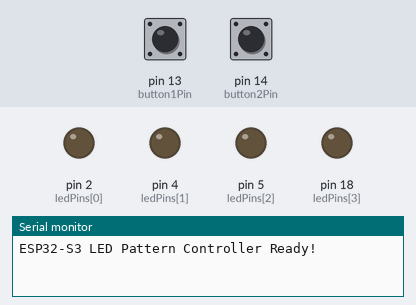
Bench run of a sketch on a simulated Arduino Uno, built with avr-gcc and run on an emulated ATmega328P. On the bench: output pins drawn as LEDs (lit = HIGH), the last lines printed to the serial monitor. Dashed ring = blinking. The test bench sets the inputs (shaded band); at power-on: pin 14 (button2Pin) HIGH, pin 13 (button1Pin) HIGH.

Above: at 1.2 s.
1.3 s: pin 14 (button2Pin) pulled LOW for 0.15 s
At 1.45 s:
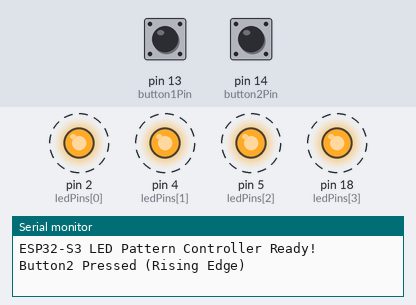
4.3 s: pin 14 (button2Pin) pulled LOW for 1 s
At 5.91 s:
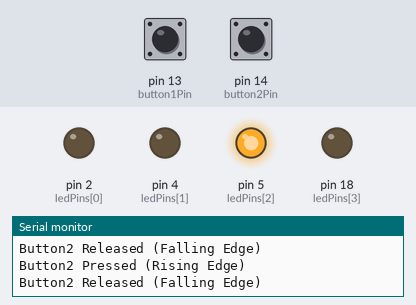
7.8 s: pin 14 (button2Pin) pulled LOW for 3.2 s
At 8.8 s:
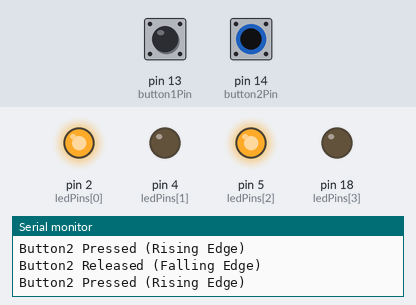
12.5 s: pin 13 (button1Pin) pulled LOW for 0.15 s
At 12.75 s:
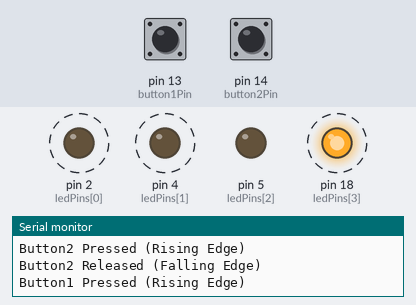
15.5 s: pin 13 (button1Pin) pulled LOW for 1 s
18.5 s: pin 14 (button2Pin) pulled LOW for 1 s
Timing chart, 0 to 23.5 s (numbered marks = the images above; inputs shaded):
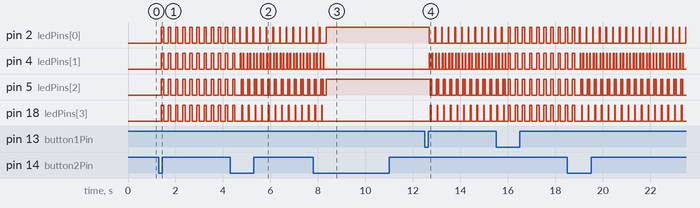

The sketch:

sketch_oct8a.ino
```cpp
//Aydin.SS2

const int ledPins[4] = {2, 4, 5, 18};
const int button1Pin = 13;
const int button2Pin = 14;

int currentPattern = 0;
bool button1State = HIGH;
bool button2State = HIGH;
bool lastButton1State = HIGH;
bool lastButton2State = HIGH;
unsigned long lastDebounceTime1 = 0;
unsigned long lastDebounceTime2 = 0;
const unsigned long debounceDelay = 50;

void displayPattern(int pattern);

void setup() {
  Serial.begin(115200);

  for (int i = 0; i < 4; i++) {
    pinMode(ledPins[i], OUTPUT);
    digitalWrite(ledPins[i], LOW);
  }

  pinMode(button1Pin, INPUT_PULLUP);
  pinMode(button2Pin, INPUT_PULLUP);

  Serial.println("ESP32-S3 LED Pattern Controller Ready!");
}

void loop() {
  bool reading1 = digitalRead(button1Pin);
  bool reading2 = digitalRead(button2Pin);

  if (reading1 != lastButton1State) {
    lastDebounceTime1 = millis();
  }
  if ((millis() - lastDebounceTime1) > debounceDelay) {
    if (reading1 != button1State) {
      button1State = reading1;

      if (button1State == LOW) {
        Serial.println("Button1 Pressed (Rising Edge)");
        currentPattern = (currentPattern + 1) % 6;
      } else {
        Serial.println("Button1 Released (Falling Edge)");
      }
    }
  }

    if (reading2 != lastButton2State) {
    lastDebounceTime2 = millis();
  }
  if ((millis() - lastDebounceTime2) > debounceDelay) {
    if (reading2 != button2State) {
      button2State = reading2;

      if (button2State == LOW) {
        Serial.println("Button2 Pressed (Rising Edge)");
        currentPattern = (currentPattern + 5) % 6; // Previous pattern
      } else {
        Serial.println("Button2 Released (Falling Edge)");
      }
    }
  }

  if (button1State == LOW && button2State == LOW) {
    currentPattern = 5;
  }

  displayPattern(currentPattern);

  lastButton1State = reading1;
  lastButton2State = reading2;

  delay(100);
}

void displayPattern(int pattern) {
  switch (pattern) {
    case 0:
      for (int i = 0; i < 4; i++) digitalWrite(ledPins[i], LOW);
      break;

    case 1:
      for (int i = 0; i < 4; i++) digitalWrite(ledPins[i], HIGH);
      break;

    case 2:
      for (int i = 0; i < 4; i++) {
        digitalWrite(ledPins[i], HIGH);
        delay(50);
        digitalWrite(ledPins[i], LOW);
      }
      break;

    case 3:
      digitalWrite(ledPins[0], HIGH);
      digitalWrite(ledPins[1], LOW);
      digitalWrite(ledPins[2], HIGH);
      digitalWrite(ledPins[3], LOW);
      break;

    case 4:
      for (int i = 0; i < 4; i++) {
        digitalWrite(ledPins[i], HIGH);
        delay(30);
        digitalWrite(ledPins[i], LOW);
      }
      for (int i = 2; i > 0; i--) {
        digitalWrite(ledPins[i], HIGH);
        delay(30);
        digitalWrite(ledPins[i], LOW);
      }
      break;

    case 5:
      for (int i = 0; i < 4; i++) digitalWrite(ledPins[i], HIGH);
      delay(100);
      for (int i = 0; i < 4; i++) digitalWrite(ledPins[i], LOW);
      delay(100);
      break;
  }
}
```

Measured:
- after the input at 1.3 s, pin 2 (ledPins[0]), pin 4 (ledPins[1]), pin 5 (ledPins[2]), pin 18 (ledPins[3]): alternates HIGH for 0.10 s and LOW for 0.20 s, starting after 0.10 s
- after the input at 7.8 s, pin 2 (ledPins[0]): goes on until 8.3 s, then stays HIGH; pin 4 (ledPins[1]), pin 18 (ledPins[3]): goes on until 8.2 s, then stays LOW
- after the input at 12.5 s, pin 2 (ledPins[0]): alternates HIGH for 0.03 s and LOW for 0.25 s, starting after 0.18 s; pin 4 (ledPins[1]): alternates HIGH for 0.03 s and LOW for 0.11 s, starting after 0.18 s
